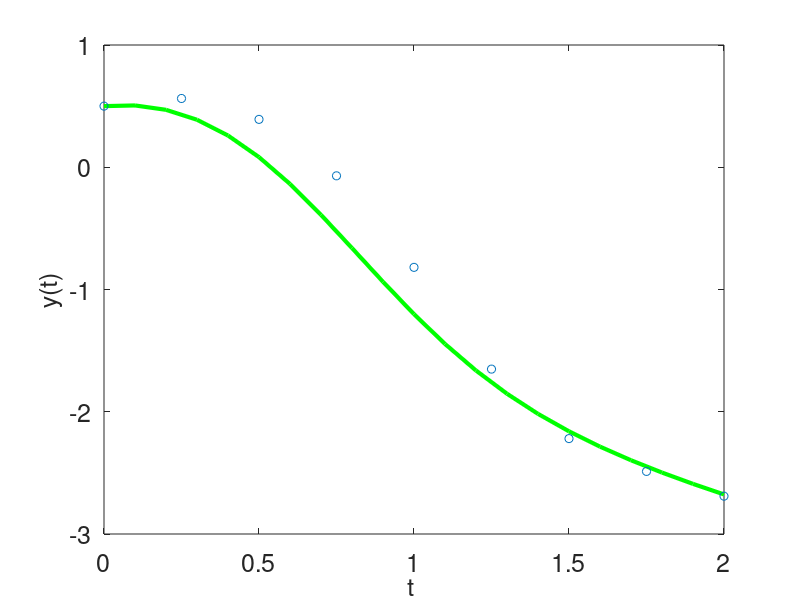

MATLAB code to generate this figure:
% Approximate the solution of an ODE of the form y' = f(t,y) using ODE45. 
% The function f(t,y) is defined by rhs(t,y)
function ODE45_Example

  dt = .1;          % spacing size (Delta t) 
  tspan = 0:dt:2;   % values of t defined in tspan 
  y0 = 0.5;           % initial value

  opts = odeset('abstol',1e-10,'reltol',1e-10);  % set-up tolerences (do not edit this line)
  [t yspan]= ode45(@rhs, tspan,y0,opts);         % Function to solve the IVP (do not edit this line)
  matrix1 = [0,0.25,0.5,0.75,1,	1.25,	1.5,1.75,	2]

  matrix2 = [0.5,0.5625,0.391601563,-0.070060492,-0.818833373, -1.65121135, -2.219586619, -2.487945429, -2.690477315] 
  %plot result
  figure(1); clf;                                % open figure window and clear the window
  plot(tspan,yspan,'g','linewidth',3, matrix1,matrix2, 'o');         % plot approximation 
  set(gca,'fontsize',18);
  xlabel('t ','fontsize',18);
  ylabel('y(t)','fontsize',18);

  %printing the end point
  fprintf('\n The end point of the solution is approximated to be: \n ');
  disp(['y(',num2str(t(end)),') = ',num2str(yspan(end))]);  %Prints the end point in the command window
  fprintf('\n');                                            %Prints a new line
  
end


% Where you define the "right hand side" of the ODE
function dydt = rhs(t,y)
  dydt = -4*t+y.^2;
end
